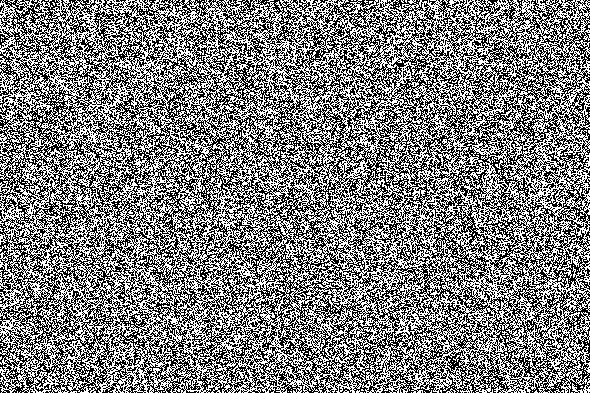
#> input picture vaultspace/login.png, 590 x 393 px
$ python main1.py
#> lines starting #> are read from the running program, lines starting #| are printed output that depends on the picture
#> the answer given: ../login.png
import numpy as np
from PIL import Image, PngImagePlugin
import os
import datetime
from tkinter import Tk
from tkinter import filedialog
import hashlib

def generate_shares(input_file_path):
    # Load the input image
#> called with input_file_path = '../login.png'
    image = np.array(Image.open(input_file_path).convert('L'))  # Convert to grayscale
#> image: shape (393, 590); 50% white; black in thin lines or dots

    # Binarize the image (convert to black and white) using a simple thresholding technique
    binary_image = np.where(image > 128, 1, 0).astype(np.uint8)
#> binary_image: shape (393, 590); values 0 (black) and 1 (white), 50% white; black in thin lines or dots

    # Generate random binary shares
    share1 = np.random.randint(0, 2, size=binary_image.shape, dtype=np.uint8)
    share2 = binary_image ^ share1  # XOR to create the second share
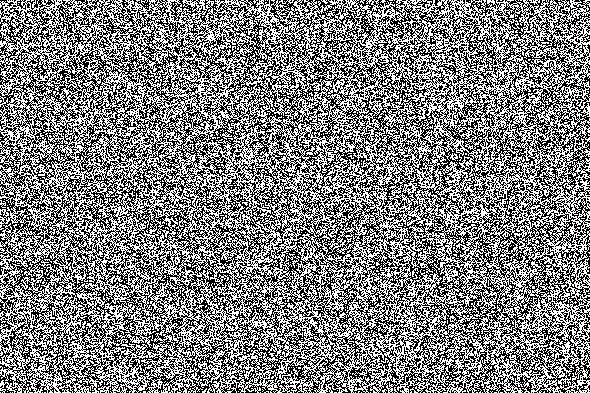
#> share2: shape (393, 590); values 0 (black) and 1 (white), 50% white; black in thin lines or dots

    return share1 * 255, share2 * 255  # Convert shares back to [0, 255] range for saving as images

def calculate_hash(image_array):
    """Calculate the SHA-256 hash of an image array."""
    return hashlib.sha256(image_array.tobytes()).hexdigest()

def save_image_with_hash(image_array, file_path, hash_value):
    """Save an image with a hash stored in its metadata."""
    image = Image.fromarray(image_array)
    meta = PngImagePlugin.PngInfo()
    meta.add_text("hash", hash_value)
    image.save(file_path, pnginfo=meta)

# Create a root window
root = Tk()
root.withdraw()

# Select an input image file
print("Please select an input image file.")
input_file_path = filedialog.askopenfilename(title="Select Input Image")

if not input_file_path:
    print("No input file selected. Exiting.")
    exit()

# Generate shares
server_share, user_share = generate_shares(input_file_path)
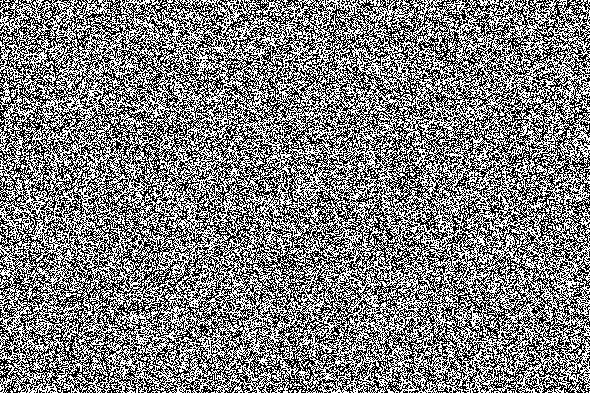
#> server_share: shape (393, 590); 50.1% white; black in thin lines or dots
#> user_share: shape (393, 590); 50% white; black in thin lines or dots

# Calculate hashes for the shares
server_share_hash = calculate_hash(server_share)
user_share_hash = calculate_hash(user_share)

# Save the server-side share with the hash
script_dir = os.path.dirname(os.path.abspath(__file__))
timestamp = datetime.datetime.now().strftime("%Y%m%d_%H%M%S")
server_share_path = os.path.join(script_dir, f"server_share_{timestamp}.png")
save_image_with_hash(server_share, server_share_path, server_share_hash)
print(f"Server-side share saved with hash as '{server_share_path}'")

# Ask the user where to save the user share image
print("Please choose where to save the user share image.")
user_share_path = filedialog.asksaveasfilename(
    title="Save User Share Image",
    defaultextension=".png",
    filetypes=[("PNG files", "*.png"), ("All files", "*.*")]
)

if not user_share_path:
    print("No output location selected. The user share will not be saved.")
else:
    # Save the user share with the hash
    save_image_with_hash(user_share, user_share_path, user_share_hash)
    print(f"User share saved with hash as '{user_share_path}'")

print("Shares generated, saved, and hashes embedded in metadata.")
